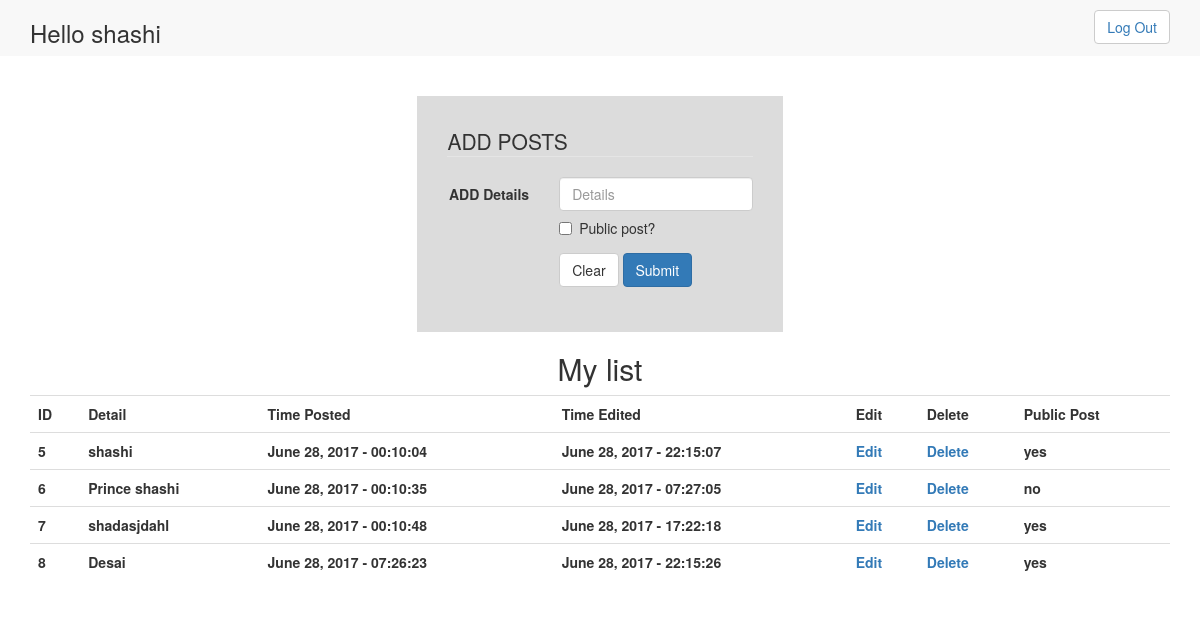
/home.php (signed in), run on the app's committed database.
### tables this page shows
CREATE TABLE `reg2` (
  `id` int(11) NOT NULL,
  `detail` text NOT NULL,
  `date_posted` varchar(30) NOT NULL,
  `time_posted` time NOT NULL,
  `date_edited` varchar(30) NOT NULL,
  `time_edited` time NOT NULL,
  `public` varchar(5) NOT NULL
);

### home.php (the view, shortened to what this page needs)
<!DOCTYPE html>
<html>
    <head>
        <link rel="stylesheet" href="https://maxcdn.bootstrapcdn.com/bootstrap/3.3.7/css/bootstrap.min.css">
    </head>
   <?php
   $user = $_SESSION['user'];
   ?>
    <body>
    <div class="nav navbar-default">
      <div class="container">
      <div class="navbar-header">
        <h3 >Hello <?php print "$user"; ?> </h3>  </div>
        <button class="btn btn-default pull-right" style=" margin-top: 10px"><a href="logout.php">Log Out</a></button>
    </div>
    </div><br><br>
    <div class="container">
<form class="form-horizontal" action="add.php" method="POST" style="display: table; margin: 0 auto; padding: 30px; background-color: gainsboro;">
  <fieldset>
    <legend>ADD POSTS</legend>
    <div class="form-group">
      <label for="inputDetail" class="col-lg-4 control-label">ADD Details</label>
      <div class="col-lg-8">
        <input type="text" class="form-control" id="inputDetail" placeholder="Details" name="details">
        <div class="checkbox">
          <label>
            <input type="checkbox" name="public[]" value="yes" > Public post?
          </label>
        </div>
      </div>
    </div>
    <div class="form-group">
      <div class="col-lg-8 col-lg-offset-4">
        <button type="reset" class="btn btn-default">Clear</button>
        <button type="submit" class="btn btn-primary">Submit</button>
      </div>
    </div>
  </fieldset>
</form>
    <h2 align="center">My list</h2>
    <table width="100%" class="table table-hover">
      <tr>
        <th>ID</th>
        <th>Detail</th>
        <th>Time Posted</th>
        <th>Time Edited</th>
        <th>Edit</th>
        <th>Delete</th>
        <th>Public Post</th>
      </tr>
      <?php
      $conn = mysqli_connect("localhost","root","","project");
      $query =mysqli_query($conn, "SELECT * FROM reg2");
      while($row = mysqli_fetch_assoc($query)){
      print "<tr>";
      print "<th align=center>".$row['id']."</th>";
      print "<th align=center>".$row['detail']."</th>";
      print "<th align=center>".$row['date_posted']." - ". $row['time_posted']."</th>";
      print "<th align=center>".$row['date_edited']." - ". $row['time_edited']."</th>";
      print "<th align=center><a href = 'edit.php?id=".$row["id"]."'>Edit</a></th>";
      print '<th align=center><a href = "#" onclick = "myFunction('.$row['id'].')">Delete</a></th>';
      print "<th align=center>".$row['public']."</th>";
      }
      print "</tr>";
      ?>
    </table>
</div>
    </body>
    </html>

### data on the page
reg2: id "5", detail "shashi", date_posted "June 28, 2017", time_posted "00:10:04", date_edited "June 28, 2017", time_edited "22:15:07", public "yes"
reg2: id "6", detail "Prince shashi", date_posted "June 28, 2017", time_posted "00:10:35", date_edited "June 28, 2017", time_edited "07:27:05", public "no"
reg2: id "7", detail "shadasjdahl", date_posted "June 28, 2017", time_posted "00:10:48", date_edited "June 28, 2017", time_edited "17:22:18", public "yes"
reg2: id "8", detail "Desai", date_posted "June 28, 2017", time_posted "07:26:23", date_edited "June 28, 2017", time_edited "22:15:26", public "yes"

### other printed values
$user "shashi"
